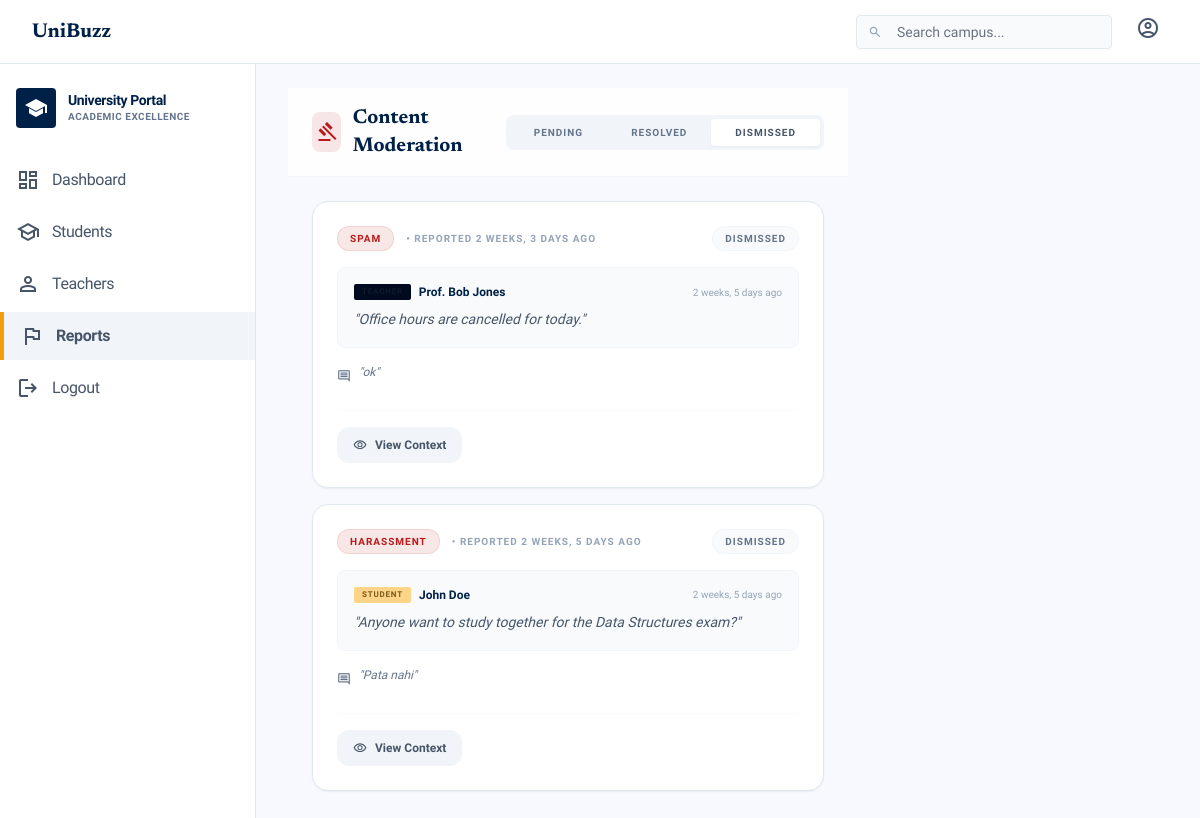
Page /admin-panel/reports/?status=dismissed (signed in) on the committed database.
### posts/models.py (models this page shows, shortened)
class Report(models.Model):
    post = models.ForeignKey(Post, on_delete=models.CASCADE, related_name='reports')
    reporter_role = models.CharField(max_length=10, choices=ROLE_CHOICES)
    reporter_id = models.PositiveIntegerField()
    reason = models.CharField(max_length=20, choices=REPORT_REASON_CHOICES, default='other')
    description = models.TextField(blank=True)
    status = models.CharField(max_length=10, choices=REPORT_STATUS_CHOICES, default='pending')
    created_at = models.DateTimeField(auto_now_add=True)
    class Meta:
        unique_together = ('post', 'reporter_role', 'reporter_id')

class Post(models.Model):
    id = models.AutoField(primary_key=True)
    content = models.TextField()
    image = models.ImageField(upload_to='posts/', blank=True, null=True)
    author_role = models.CharField(max_length=10, choices=ROLE_CHOICES)
    author_id = models.PositiveIntegerField()
    created_at = models.DateTimeField(auto_now_add=True)
    is_pinned = models.BooleanField(default=False)
    pin_expires_at = models.DateTimeField(blank=True, null=True)

### teachers/models.py (models this page shows, shortened)
class TeacherUser(models.Model):
    id = models.AutoField(primary_key=True)
    employee_id = models.CharField(unique=True, max_length=20)
    name = models.CharField(max_length=100)
    email = models.EmailField(unique=True)
    password = models.CharField(max_length=255)
    profile_pic = models.ImageField(upload_to='teachers/profile_pics/', blank=True, null=True)
    department = models.CharField(max_length=100)
    is_blocked = models.BooleanField(default=False)
    created_at = models.DateTimeField(auto_now_add=True)

### students/models.py (models this page shows, shortened)
class StudentUser(models.Model):
    id = models.AutoField(primary_key=True)
    roll_number = models.CharField(unique=True, max_length=20)
    name = models.CharField(max_length=100)
    email = models.EmailField(unique=True)
    password = models.CharField(max_length=255)
    profile_pic = models.ImageField(upload_to='students/profile_pics/', blank=True, null=True)
    bio = models.TextField(blank=True)
    is_blocked = models.BooleanField(default=False)
    created_at = models.DateTimeField(auto_now_add=True)

### admin_panel/views.py (the view)
# urls.py: path('reports/', views.reports_view, name='admin_reports'),
@admin_required
def reports_view(request):
    status_filter = request.GET.get('status', 'pending')
    reports = Report.objects.filter(status=status_filter).order_by('-created_at')
    for r in reports:
        try:
            if r.post.author_role == 'student':
                author = StudentUser.objects.get(id=r.post.author_id)
                r.post_author_name = author.name
            elif r.post.author_role == 'teacher':
                author = TeacherUser.objects.get(id=r.post.author_id)
                r.post_author_name = author.name
            else:
                r.post_author_name = 'Admin'
        except Exception:
            r.post_author_name = 'Unknown'
    return render(request, 'admin_panel/reports.html', {'reports': reports, 'status_filter': status_filter})

### templates/admin_panel/reports.html (shortened to what this page needs)
{% extends 'base.html' %}
{% block content %}
<div class="sticky top-16 bg-white/80 backdrop-blur-md border-b border-slate-100 px-6 py-4 z-40 flex flex-col md:flex-row md:items-center justify-between gap-4">
    <div class="flex items-center gap-3">
        <div class="w-10 h-10 bg-error/10 rounded-xl flex items-center justify-center text-error">
            <span class="material-symbols-outlined">gavel</span>
        </div>
        <h2 class="font-serif text-xl font-bold text-primary-container">Content Moderation</h2>
    </div>
    <div class="flex bg-slate-100 p-1 rounded-xl">
        <a href="?status=pending" class="px-6 py-1.5 text-[10px] font-bold rounded-lg transition-all uppercase tracking-widest {% if status_filter == 'pending' %}bg-white shadow-sm text-error{% else %}text-slate-500 hover:text-slate-700{% endif %}">Pending</a>
        <a href="?status=resolved" class="px-6 py-1.5 text-[10px] font-bold rounded-lg transition-all uppercase tracking-widest {% if status_filter == 'resolved' %}bg-white shadow-sm text-green-600{% else %}text-slate-500 hover:text-slate-700{% endif %}">Resolved</a>
        <a href="?status=dismissed" class="px-6 py-1.5 text-[10px] font-bold rounded-lg transition-all uppercase tracking-widest {% if status_filter == 'dismissed' %}bg-white shadow-sm text-slate-600{% else %}text-slate-500 hover:text-slate-700{% endif %}">Dismissed</a>
    </div>
</div>
<div class="p-6">
    {% if reports %}
        <div class="space-y-4">
            {% for report in reports %}
                <div class="bg-white border border-slate-200 rounded-2xl overflow-hidden shadow-sm hover:shadow-md transition-shadow">
                    <div class="p-6">
                        <div class="flex justify-between items-start mb-4">
                            <div class="flex items-center gap-3">
                                <span class="px-3 py-1 bg-error/10 text-error text-[10px] font-bold rounded-full uppercase tracking-widest border border-error/10">{{ report.reason|title }}</span>
                                <span class="text-[10px] text-slate-400 font-bold uppercase tracking-widest">• Reported {{ report.created_at|timesince }} ago</span>
                            </div>
                            <span class="px-3 py-1 {% if report.status == 'pending' %}bg-amber-50 text-amber-600 border-amber-100{% elif report.status == 'resolved' %}bg-green-50 text-green-600 border-green-100{% else %}bg-slate-50 text-slate-500 border-slate-100{% endif %} text-[10px] font-bold rounded-full uppercase tracking-widest border">
                                {{ report.status|title }}
                            </span>
                        </div>
                        <div class="bg-slate-50 border border-slate-100 rounded-xl p-4 mb-4">
                            <div class="flex items-center gap-2 mb-2">
                                <span class="px-2 py-0.5 {% if report.post.author_role == 'teacher' %}bg-primary{% else %}bg-secondary-container text-on-secondary-container{% endif %} text-[8px] font-bold rounded uppercase tracking-widest">
                                    {{ report.post.author_role|title }}
                                </span>
                                <span class="text-xs font-bold text-primary-container">{{ report.post_author_name }}</span>
                                <span class="text-[10px] text-slate-400 font-medium ms-auto">{{ report.post.created_at|timesince }} ago</span>
                            </div>
                            <p class="text-sm text-slate-600 leading-relaxed italic" style="white-space: pre-wrap;">"{{ report.post.content|truncatechars:250 }}"</p>
                        </div>
                        {% if report.description %}
                            <div class="flex gap-2 items-start mb-6 text-slate-500">
                                <span class="material-symbols-outlined text-sm mt-0.5">comment</span>
                                <p class="text-xs font-medium italic">"{{ report.description }}"</p>
                            </div>
                        {% endif %}
                        <div class="flex flex-wrap gap-3 pt-4 border-t border-slate-50">
                            <a href="{% url 'admin_post_detail' report.post.id %}" class="px-4 py-2 bg-slate-100 text-slate-600 text-xs font-bold rounded-full hover:bg-slate-200 transition-colors flex items-center gap-2">
                                <span class="material-symbols-outlined text-sm">visibility</span> View Context
                            </a>
                        </div>
                    </div>
                </div>
            {% endfor %}
        </div>
    {% endif %}
</div>
{% endblock %}

### templates/base.html (style rules this page uses)
.material-symbols-outlined { font-variation-settings: 'FILL' 0, 'wght' 400, 'GRAD' 0, 'opsz' 24; }
body { background-color: #f8f9ff; }

### rows in the picture
Report: reason "SPAM", created_at "2 WEEKS, 3 DAYS", status "DISMISSED", post_author_name "Prof. Bob Jones", post.created_at "2 weeks, 5 days", post.content "Office hours are cancelled for today.", description "ok"
Report: reason "HARASSMENT", created_at "2 WEEKS, 5 DAYS", status "DISMISSED", post.author_role "STUDENT", post_author_name "John Doe", post.created_at "2 weeks, 5 days", post.content "Anyone want to study together for the Data Structures exam?", description "Pata nahi"
